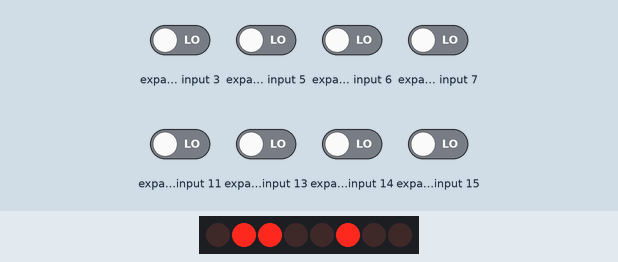
Bench run of a program on a simulated ESP32. On the bench: 8 port-expander outputs drawn as a row of LEDs (first output left, lit = HIGH). Wiring (inferred from the names in the program): MCP23017 port expander at I2C address 0x20. Wiring (inferred from the signals the program sends): row of LEDs: on Q0, Q1, Q2, Q4, Q8, Q9, Q10, Q12. The test bench sets the inputs (shaded band); at power-on: expander input 3, expander input 5–7, expander input 11, expander input 13–15 LOW. What the program prints to the serial monitor is not drawn.

Above: at 0.9 s.
1.3 s: expander input 7 driven HIGH
At 1.51 s:
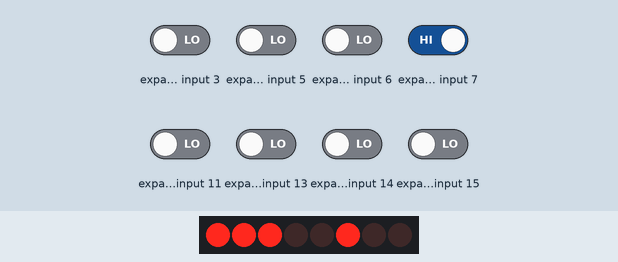
Timing chart, 0 to 3.2 s (numbered marks = the images above; inputs shaded):
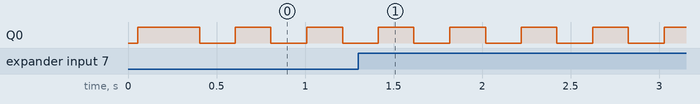

The program:

main.cpp
```cpp
#include <Arduino.h>
#include <Wire.h>
#include "mcp23017.h"

#define addr 0x20

MCP23017_IO io_expander(addr);

#define LED0 0
#define LED1 1
#define LED2 2
#define LED9 9 // B1

void setup() {
    Serial.begin(115200);
    delay(50);

    Wire.begin(21, 22);

    if(io_expander.init()) {
        Serial.println("MCP expander found");
    } else {
        Serial.println("expander not found");
    }

    io_expander.pin_mode(LED0, OUTPUT);
    io_expander.pin_mode(LED1, OUTPUT);
    io_expander.pin_mode(LED2, OUTPUT);
    io_expander.pin_mode(LED9, OUTPUT);

    io_expander.digital_write(LED0, HIGH);
    io_expander.digital_write(LED1, HIGH);
    io_expander.digital_write(LED2, HIGH);
    io_expander.digital_write(LED9, HIGH);

    // input pins
    io_expander.pin_mode(7, INPUT);
}

bool led_state = 0;
void loop() {

    static unsigned long last_millis;
    if( (millis() - last_millis ) > 200) {
        led_state = !led_state;
        io_expander.digital_write(LED0, led_state);
        last_millis = millis();
    }

    byte x = io_expander.digital_read(7);
    if(!x)
    {
        Serial.println("Pressed");
    } else {
        Serial.println("Not pressed");
    }

}
```

mcp23017.cpp
```cpp
#include <Arduino.h>
#include <Wire.h>
#include "mcp23017.h"

MCP23017_IO::MCP23017_IO(uint8_t address) {
    this->_dev_address = address;
}

/**
 * @brief This function initializes the MCP23017
 * @ret True if init OK, false otherwise
 */
uint8_t MCP23017_IO::init() {
    Wire.beginTransmission(this->_dev_address);
    uint8_t error = Wire.endTransmission(true);

    return !error;
}

/**
 * @brief This function sets the pinMode
 * @param pin pin t set
 * @param mode pin direction, 1 for input, 0 for output
 *
 */
void MCP23017_IO::pin_mode(uint8_t pin, uint8_t mode) {
    // check which port to write to
    uint8_t reg;
    uint8_t p;
    reg = (pin < 8) ? IODIRA : IODIRB; // todo: put into helper

    p = pin % 8; // loopback for next port // todo: put into helper

    // read the intended register  //todo: put into helper
    uint8_t reg_value;
    Wire.beginTransmission(this->_dev_address);
    Wire.write(reg);
    Wire.endTransmission(false); // do not interrupt the reading from the same device
    Wire.requestFrom(this->_dev_address, 1); // request 1 byte from device
    reg_value = Wire.read();

    /**
     * set the value for that particular pin passed
     * INPUT -> 1 (set)
     * OUTPUT -> 0 (clear)
     *
     * INPUT is an inbuilt macro on Arduino
     */
    if(mode == INPUT) {
        reg_value |= (1 <<p);
    } else if (mode == OUTPUT) {
        reg_value &= ~(1 << p);
    }

    // write the register with new value
    Wire.beginTransmission(this->_dev_address);
    Wire.write(reg); // register address
    Wire.write(reg_value); // register value
    Wire.endTransmission(true); // end transmission, no restart

}

// uint8_t MCP23017_IO::resolve_register(uint8_t base, uint8_t pin = 0) {
//     uint8_t reg_addr = base;
//     if(pin < 8) {
//         return reg_addr;
//     } else {
//         reg_addr = reg_addr;
//     }

// }

void MCP23017_IO::digital_write(uint8_t pin, uint8_t level) {

    uint8_t reg;
    uint8_t reg_value;
    uint8_t p = pin % 8; // check which pin we need to write

    // read the current state of the GPIO
    reg = (pin < 8) ? OLATA : OLATB; // get register address
    Wire.beginTransmission(this->_dev_address);
    Wire.write(reg);
    Wire.endTransmission(false); // do not interrupt the reading from the same device
    Wire.requestFrom(this->_dev_address, 1); // request 1 byte from device
    reg_value = Wire.read();

    // set pin and direction
    if(level == HIGH) {
        // set bit
        reg_value |= (1 << p);
    } else {
        // clear bit
        reg_value &= ~(1 << p);
    }

    // send to slave device
    Wire.beginTransmission(this->_dev_address);
    Wire.write(reg);
    Wire.write(reg_value);
    Wire.endTransmission(true);

}

uint8_t MCP23017_IO::digital_read(uint8_t pin) {
    // resolve the register bank (A or B)
    uint8_t reg = (pin < 8) ? GPIOA : GPIOB;
    uint8_t reg_value;
    uint8_t pin_val;

    // read the GPIO via I2C
    Wire.beginTransmission(this->_dev_address);
    Wire.write(reg);
    Wire.endTransmission(false);

    Wire.requestFrom(this->_dev_address, (uint8_t)1);
    reg_value = Wire.read();
    Wire.endTransmission(true);

    uint8_t val = (reg_value >> pin) & 0x01;
    return val;
}
```

mcp23017.h
```cpp
#ifndef MCP23017_H
#define MCP23017_H

#include <stdint.h>

/**
 *
 * IO PORT A registers - BANK 0
 *
 * todo: name registers
 */
static uint8_t IODIRA        = 0x00;
static uint8_t IOPOLA        = 0x02;
static uint8_t GPINTENA      = 0x04;
static uint8_t DEFVALA       = 0x06;
static uint8_t INTCONA       = 0x08;
static uint8_t IOCON         = 0x0A;
static uint8_t GPPUA         = 0x0C;
static uint8_t INTFA         = 0x0E;
static uint8_t INTCAPA       = 0x10;
static uint8_t GPIOA         = 0x12;
static uint8_t OLATA         = 0x14;

static uint8_t IODIRB        = 0x01;
static uint8_t IOPOLB        = 0x03;
static uint8_t GPINTENB      = 0x05;
static uint8_t DEFVALB       = 0x07;
static uint8_t INTCONB       = 0x09;
static uint8_t GPPUB         = 0x0D;
static uint8_t INTFB         = 0x0F;
static uint8_t INTCAPB       = 0x11;
static uint8_t GPIOB         = 0x13;
static uint8_t OLATB         = 0x15;

#define INIT_SEQ_LENGTH 4

class MCP23017_IO{
    private:
    uint8_t _dev_address;

    public:

    MCP23017_IO(uint8_t address);

    /**
     * Init sequence
     * Start, OPCODE, Write, Address
     */
    uint8_t init_sequence[INIT_SEQ_LENGTH];

    /**
     * @brief This function initializes MCP23017 in I2C mode
     */
    uint8_t init();
    uint8_t read_register(uint8_t address, uint8_t data);
    uint8_t write_register(uint8_t address, uint8_t* buffer);
    void pin_mode(uint8_t pin, uint8_t mode);
    uint8_t digital_read(uint8_t pin);
    void digital_write(uint8_t pin, uint8_t level);
    uint8_t read_port(uint8_t port);
    //uint8_t MCP23017_IO_set_interrupts();
    //uint8_t MCP23017_IO_setup_interrupt_pin();
    void MCP23017_IO_reset();
    uint8_t resolve_register(uint8_t base, uint8_t pin = 0);

};

#endif
```
